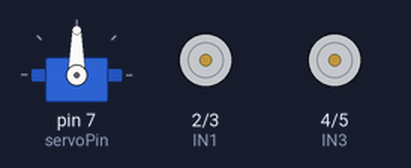
Simulated run of this sketch. Board: Arduino Uno, built with avr-gcc and run on an emulated ATmega328P. On the bench: servo, motor-driver pin pairs drawn as motors (green arrow = first pin HIGH = forward, orange = second pin HIGH = backward, longer = more drive).

Above: at 0.1 s.
At 2.1 s:
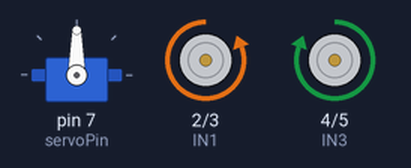
Timing chart, 0 to 3.6 s (numbered marks = the images above):
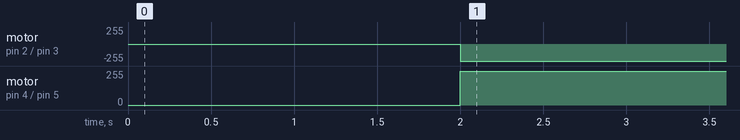

The sketch:

segment_test.ino
```cpp
// Servo
#include <Servo.h>
Servo servo;
#define servoPin 7

// Left Motor
#define IN1 2
#define IN2 3

// Right Motor
#define IN3 4
#define IN4 5

// IR Sensors
#define IR1 8

// Color Sensor
#define S0 13
#define S1 12
#define S2 11
#define S3 10
#define OUT 9

void setup() {
  Serial.begin(9600);

  // Motor Setup
  pinMode(IN1, OUTPUT);
  pinMode(IN2, OUTPUT);
  pinMode(IN3, OUTPUT);
  pinMode(IN4, OUTPUT);

  // IR Setup
  pinMode(IR1, INPUT);

  // Servo Setup
  servo.attach(servoPin);

  // Color Sensor Setup
  pinMode(S0, OUTPUT);
  pinMode(S1, OUTPUT);
  pinMode(S2, OUTPUT);
  pinMode(S3, OUTPUT);
  pinMode(OUT, INPUT);
  digitalWrite(S0, HIGH); // set frequency scaling
  digitalWrite(S1, LOW);
}

// Servo Functions
void rotate(int deg) {
  servo.write(deg);
  // 0 puts the claw low, back leg high
  // 90 putss the claw high, back leg low
}

// Color Sensor Functions

// Calibration Values
int redMin = 20;
int redMax = 60;
int greenMin = 20;
int greenMax = 60;
int blueMin = 20;
int blueMax = 60;

int identifyColor() {
  int r = getAverage(LOW, LOW);
  int g = getAverage(HIGH, HIGH);
  int b = getAverage(LOW, HIGH);

  r = constrain(map(r, redMin, redMax, 255, 0), 0, 255);
  g = constrain(map(g, greenMin, greenMax, 255, 0), 0, 255);
  b = constrain(map(b, blueMin, blueMax, 255, 0), 0, 255);

  Serial.print("R: "); Serial.print(r);
  Serial.print(" G: "); Serial.print(g);
  Serial.print(" B: "); Serial.print(b);

  Serial.print(" - Color: ");
  if (r < 50 && g < 50 && b < 50) {
    Serial.println("BLACK");
  } else if (r > 200 && g > 200 && b > 200) {
    Serial.println("WHITE");
  } else if (r > g && r > b) {
    Serial.println("RED");
  } else if (g > r && g > b) {
    Serial.println("GREEN");
  } else if (b > r && b > g) {
    Serial.println("BLUE");
  } else {
    Serial.println("UNCERTAIN");
  }
  return 0;
}

int getAverage(int s2State, int s3State) {
  int sum = 0;
  int readings = 50;

  digitalWrite(S2, s2State);
  digitalWrite(S3, s3State);
  for (int i = 0; i < readings; i++) {
    sum += pulseIn(OUT, LOW);
  }
  return sum / readings;
}


// IR Functions
void readIR(int pin) {
  int sum = 0;
  int readings = 10;
  for (int i = 0; i < readings; i++) {
    sum += digitalRead(pin);
    delay(5);
  }
  int state = (sum > readings/2) ? HIGH : LOW;
  Serial.println(state ? "Object Detected!" : "Naw...");
  delay(100);
}

// Motor Functions
void backward() {
  digitalWrite(IN1, HIGH);
  digitalWrite(IN2, LOW);
  digitalWrite(IN3, HIGH);
  digitalWrite(IN4, LOW);
}

void forward() {
  digitalWrite(IN1, LOW);
  digitalWrite(IN2, HIGH);
  digitalWrite(IN3, LOW);
  digitalWrite(IN4, HIGH);
}

void brake() {
  digitalWrite(IN1, HIGH);
  digitalWrite(IN2, HIGH);
  digitalWrite(IN3, HIGH);
  digitalWrite(IN4, HIGH);
}

void turnRight() {
  digitalWrite(IN1, HIGH);
  digitalWrite(IN2, LOW);
  digitalWrite(IN3, LOW);
  digitalWrite(IN4, HIGH);
}

void turnLeft() {
  digitalWrite(IN1, LOW);
  digitalWrite(IN2, HIGH);
  digitalWrite(IN3, HIGH);
  digitalWrite(IN4, LOW);
}

void loop() {

  delay(2000);

  turnLeft();
  delay(250);


}
```

Measured:
- by itself, motor on pin 2 (IN1) / pin 3 (IN2): stopped → backward 255/255 at 2.0 s
- by itself, motor on pin 4 (IN3) / pin 5 (IN4): stopped → forward 255/255 at 2.0 s
